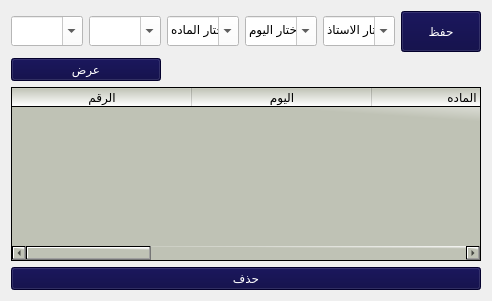
                         <widget class="QWidget" name="tab_240">
                          <attribute name="title">
                           <string>اضافة جدوا جديد</string>
                          </attribute>
                          <layout class="QVBoxLayout" name="verticalLayout_5">
                           <item>
                            <layout class="QHBoxLayout" name="horizontalLayout_35">
                             <property name="spacing">
                              <number>6</number>
                             </property>
                             <item>
                              <layout class="QVBoxLayout" name="verticalLayout_36" stretch="15,85">
                               <item>
                                <layout class="QHBoxLayout" name="horizontalLayout_36">
                                 <item>
                                  <widget class="QComboBox" name="combTeacherChosseClass">
                                   <property name="maximumSize">
                                    <size>
                                     <width>150</width>
                                     <height>30</height>
                                    </size>
                                   </property>
                                   <property name="styleSheet">
                                    <string notr="true">color: rgb(0, 0, 0);
font: 10pt &quot;MS Shell Dlg 2&quot;;
background-color: rgb(255, 255, 255);</string>
                                   </property>
                                   <property name="editable">
                                    <bool>true</bool>
                                   </property>
                                   <property name="currentText">
                                    <string/>
                                   </property>
                                   <property name="sizeAdjustPolicy">
                                    <enum>QComboBox::AdjustToContentsOnFirstShow</enum>
                                   </property>
                                   <property name="modelColumn">
                                    <number>0</number>
                                   </property>
                                  </widget>
                                 </item>
                                 <item>
                                  <widget class="QComboBox" name="combTeacherChosseSession">
                                   <property name="maximumSize">
                                    <size>
                                     <width>150</width>
                                     <height>30</height>
                                    </size>
                                   </property>
                                   <property name="styleSheet">
                                    <string notr="true">color: rgb(0, 0, 0);
font: 10pt &quot;MS Shell Dlg 2&quot;;
background-color: rgb(255, 255, 255);</string>
                                   </property>
                                   <property name="editable">
                                    <bool>true</bool>
                                   </property>
                                   <property name="currentText">
                                    <string/>
                                   </property>
                                   <property name="sizeAdjustPolicy">
                                    <enum>QComboBox::AdjustToContentsOnFirstShow</enum>
                                   </property>
                                   <property name="modelColumn">
                                    <number>0</number>
                                   </property>
                                  </widget>
                                 </item>
                                 <item>
                                  <widget class="QComboBox" name="combTeacherChosseSubject">
                                   <property name="maximumSize">
                                    <size>
                                     <width>150</width>
                                     <height>30</height>
                                    </size>
                                   </property>
                                   <property name="styleSheet">
                                    <string notr="true">color: rgb(0, 0, 0);
font: 10pt &quot;MS Shell Dlg 2&quot;;
background-color: rgb(255, 255, 255);</string>
                                   </property>
                                   <property name="editable">
                                    <bool>true</bool>
                                   </property>
                                   <property name="currentText">
                                    <string>اختار الماده</string>
                                   </property>
                                  </widget>
                                 </item>
                                 <item>
                                  <widget class="QComboBox" name="combTeacherChosseDay">
                                   <property name="maximumSize">
                                    <size>
                                     <width>150</width>
                                     <height>30</height>
                                    </size>
                                   </property>
                                   <property name="styleSheet">
                                    <string notr="true">color: rgb(0, 0, 0);
font: 10pt &quot;MS Shell Dlg 2&quot;;
background-color: rgb(255, 255, 255);</string>
                                   </property>
                                   <property name="editable">
                                    <bool>true</bool>
                                   </property>
                                   <property name="currentText">
                                    <string>اختار اليوم</string>
                                   </property>
                                  </widget>
                                 </item>
                                 <item>
                                  <widget class="QComboBox" name="combChosseTeacher">
                                   <property name="maximumSize">
                                    <size>
                                     <width>150</width>
                                     <height>30</height>
                                    </size>
                                   </property>
                                   <property name="styleSheet">
                                    <string notr="true">color: rgb(0, 0, 0);
font: 10pt &quot;MS Shell Dlg 2&quot;;
background-color: rgb(255, 255, 255);</string>
                                   </property>
                                   <property name="editable">
                                    <bool>true</bool>
                                   </property>
                                   <property name="currentText">
                                    <string>اختار الاستاذ</string>
                                   </property>
                                  </widget>
                                 </item>
                                 <item>
                                  <widget class="QPushButton" name="btnAddNewTeacherSchedule">
                                   <property name="maximumSize">
                                    <size>
                                     <width>150</width>
                                     <height>50</height>
                                    </size>
                                   </property>
                                   <property name="layoutDirection">
                                    <enum>Qt::LeftToRight</enum>
                                   </property>
                                   <property name="styleSheet">
                                    <string notr="true">background-color:rgb(4, 0, 62);
color:rgb(255, 255, 255);
font: 15pt &quot;PT Bold Heading&quot;;</string>
                                   </property>
                                   <property name="text">
                                    <string>حفظ</string>
                                   </property>
                                   <property name="icon">
                                    <iconset>
                                     <normaloff>../newjob/icons/add-to-28.svg</normaloff>../newjob/icons/add-to-28.svg</iconset>
                                   </property>
                                   <property name="iconSize">
                                    <size>
                                     <width>30</width>
                                     <height>30</height>
                                    </size>
                                   </property>
                                  </widget>
                                 </item>
                                </layout>
                               </item>
                               <item>
                                <layout class="QGridLayout" name="gridLayout_48">
                                 <item row="1" column="1">
                                  <layout class="QVBoxLayout" name="verticalLayout_37" stretch="0,0,0">
                                   <item>
                                    <widget class="QPushButton" name="btnShowDataTeachers">
                                     <property name="maximumSize">
                                      <size>
                                       <width>150</width>
                                       <height>50</height>
                                      </size>
                                     </property>
                                     <property name="layoutDirection">
                                      <enum>Qt::LeftToRight</enum>
                                     </property>
                                     <property name="styleSheet">
                                      <string notr="true">background-color:rgb(4, 0, 62);
color:rgb(255, 255, 255);
font: 15pt &quot;PT Bold Heading&quot;;</string>
                                     </property>
                                     <property name="text">
                                      <string>عرض</string>
                                     </property>
                                     <property name="icon">
                                      <iconset>
                                       <normaloff>../newjob/icons/add-to-28.svg</normaloff>../newjob/icons/add-to-28.svg</iconset>
                                     </property>
                                     <property name="iconSize">
                                      <size>
                                       <width>30</width>
                                       <height>30</height>
                                      </size>
                                     </property>
                                    </widget>
                                   </item>
                                   <item>
                                    <widget class="QTableWidget" name="tblTeacherSchedule">
                                     <property name="mouseTracking">
                                      <bool>false</bool>
                                     </property>
                                     <property name="styleSheet">
                                      <string notr="true">background-color: qlineargradient(spread:pad, x1:0.964478, y1:0.193, x2:1, y2:0, stop:0 rgba(191, 194, 181, 255), stop:1 rgba(255, 255, 255, 255));
color:rgb(0, 0, 0);</string>
                                     </property>
                                     <attribute name="horizontalHeaderDefaultSectionSize">
                                      <number>180</number>
                                     </attribute>
                                     <attribute name="horizontalHeaderMinimumSectionSize">
                                      <number>71</number>
                                     </attribute>
                                     <column>
                                      <property name="text">
                                       <string>الرقم</string>
                                      </property>
                                     </column>
                                     <column>
                                      <property name="text">
                                       <string>اليوم</string>
                                      </property>
                                     </column>
                                     <column>
                                      <property name="text">
                                       <string>الماده</string>
                                      </property>
                                     </column>
                                     <column>
                                      <property name="text">
                                       <string>الحصه</string>
                                      </property>
                                     </column>
                                     <column>
                                      <property name="text">
                                       <string>الصف</string>
                                      </property>
                                     </column>
                                     <column>
                                      <property name="text">
                                       <string>اسم المعلم</string>
                                      </property>
                                     </column>
                                     <column>
                                      <property name="text">
                                       <string>العمليات</string>
                                      </property>
                                     </column>
                                    </widget>
                                   </item>
                                   <item>
                                    <widget class="QPushButton" name="RemveTableTeacher">
                                     <property name="styleSheet">
                                      <string notr="true">background-color:rgb(4, 0, 62);
color:rgb(255, 255, 255);
font: 15pt &quot;PT Bold Heading&quot;;</string>
                                     </property>
                                     <property name="text">
                                      <string>حذف</string>
                                     </property>
                                    </widget>
                                   </item>
                                  </layout>
                                 </item>
                                </layout>
                               </item>
                              </layout>
                             </item>
                            </layout>
                           </item>
                          </layout>
                         </widget>
